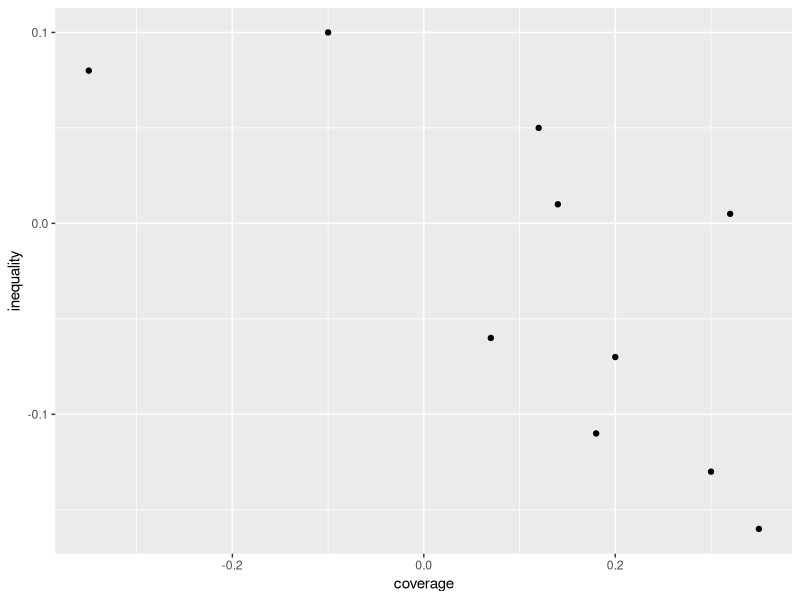
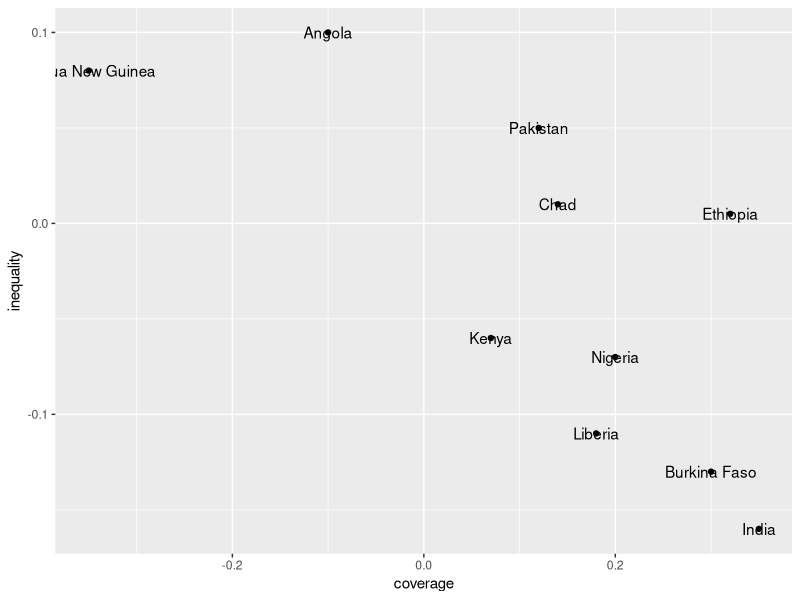
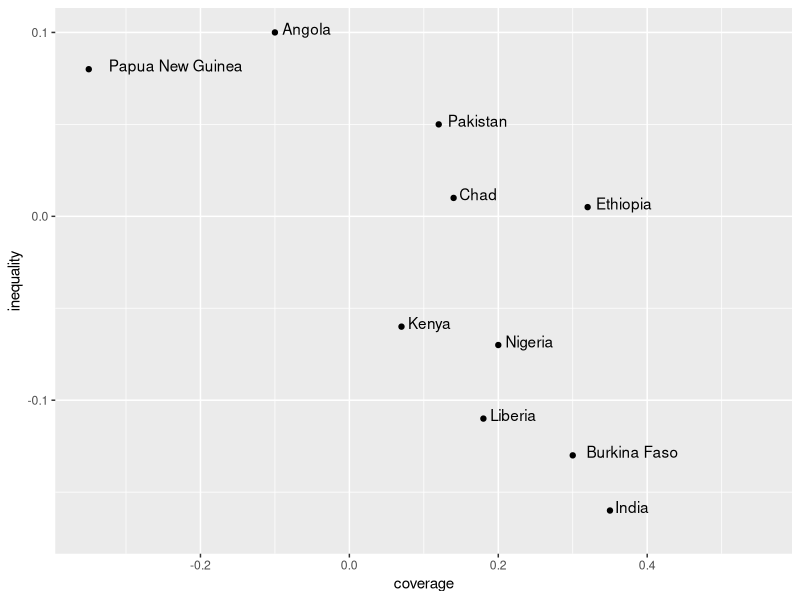
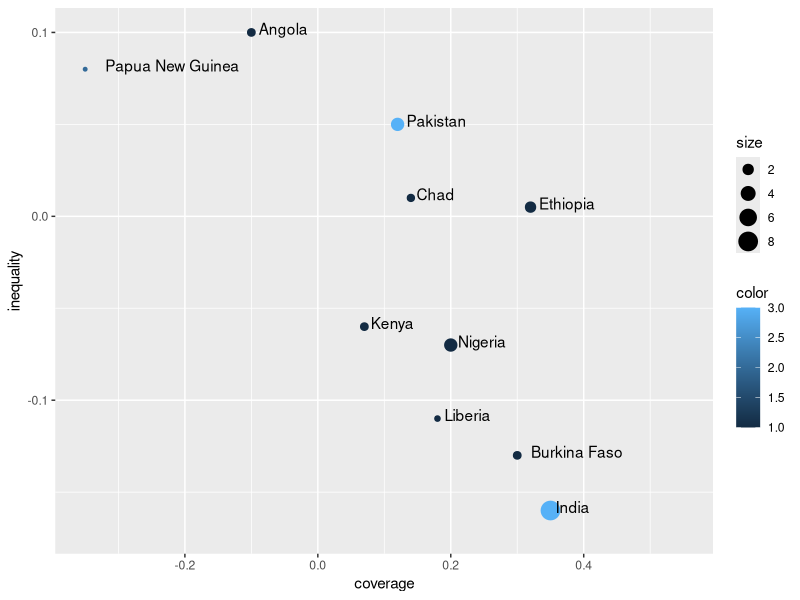
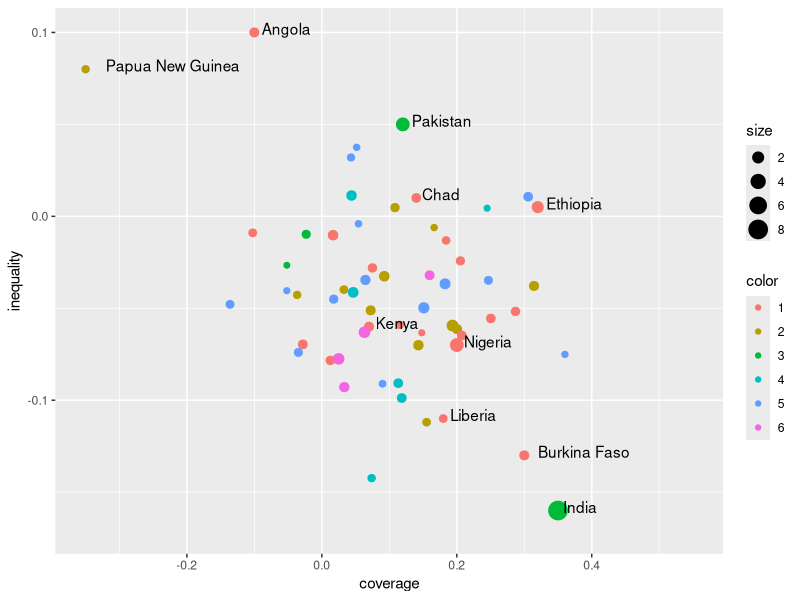
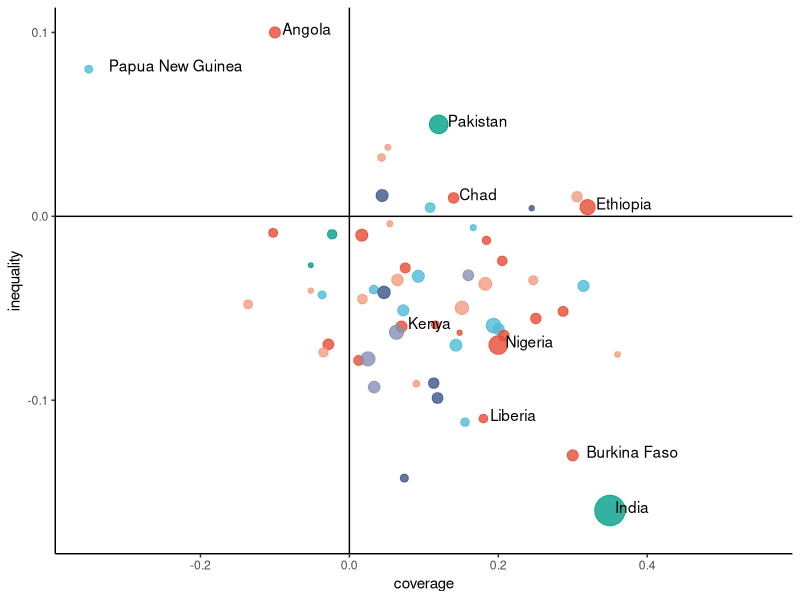

Reproduce these figures in R, in order.
## ---- chunk 1
library(ggplot2)
library(ggsci)
## ---- chunk 2
country <- c("Angola", "Papua New Guinea", "Pakistan", "Chad", "Ethiopia", "Kenya", "Nigeria", "Liberia", "Burkina Faso", "India")
coverage <- c(-0.1, -0.35, 0.12, 0.14, 0.32, 0.07, 0.2, 0.18, 0.3, 0.35)
inequality <- c(0.1, 0.08, 0.05, 0.01, 0.005, -0.06, -0.07, -0.11, -0.13, -0.16)
df_plot <- data.frame(country, coverage, inequality)
df_plot
## ---- chunk 3
ggplot(df_plot, aes(x = coverage, y = inequality)) +
  geom_point()
## ---- chunk 4
ggplot(df_plot, aes(x = coverage, y = inequality)) +
  geom_point() +
  geom_text(aes(label = country))
## ---- chunk 5
ggplot(df_plot, aes(x = coverage, y = inequality)) +
  geom_point() +
  geom_text(aes(label = country), hjust = -0.15, vjust = 0.2) +
  xlim(c(-0.35, 0.55)) +
  ylim(c(-0.17, 0.1))
## ---- chunk 6
df_plot$size <- c(1.1, 0.6, 3, 1, 2, 1.1, 3, 0.7, 1.1, 8)
df_plot$color <- c(1, 2, 3, 1, 1, 1, 1, 1, 1, 3)
df_plot
## ---- chunk 7
ggplot(df_plot, aes(x = coverage, y = inequality)) +
  geom_point(aes(size = size, color = color)) +
  geom_text(aes(label = country), hjust = -0.15, vjust = 0.2) +
  xlim(c(-0.35, 0.55)) +
  ylim(c(-0.17, 0.1))
## ---- chunk 8
set.seed(123)
np <- 50
rd <- data.frame(country = rep("", np),
                 coverage = rnorm(n = np, mean = 0.1, sd = 0.12),
                 inequality = rnorm(n = np, mean = -0.05, sd = 0.04),
                 size = rnorm(n = np, mean = 1, sd = 0.4),
                 color = sample(1:6, np, replace = T))
head(rd)
## ---- chunk 9
df_plot <- rbind(df_plot, rd)
df_plot$color <- factor(df_plot$color)
ggplot(df_plot, aes(x = coverage, y = inequality)) +
  geom_point(aes(size = size, color = color)) +
  geom_text(aes(label = country), hjust = -0.15, vjust = 0.2) +
  xlim(c(-0.35, 0.55)) +
  ylim(c(-0.17, 0.1))
## ---- chunk 10
ggplot(df_plot, aes(x = coverage, y = inequality)) +
  geom_point(aes(size = size, color = color), alpha = 0.8) +
  geom_text(aes(label = country), hjust = -0.15, vjust = 0.2) +
  xlim(c(-0.35, 0.55)) +
  ylim(c(-0.17, 0.1)) +
  geom_vline(xintercept = 0) +
  geom_hline(yintercept = 0) +
  scale_color_npg() +
  scale_size_continuous(range = c(0, 10)) +
  theme_classic() +
  theme(legend.position = "none")
